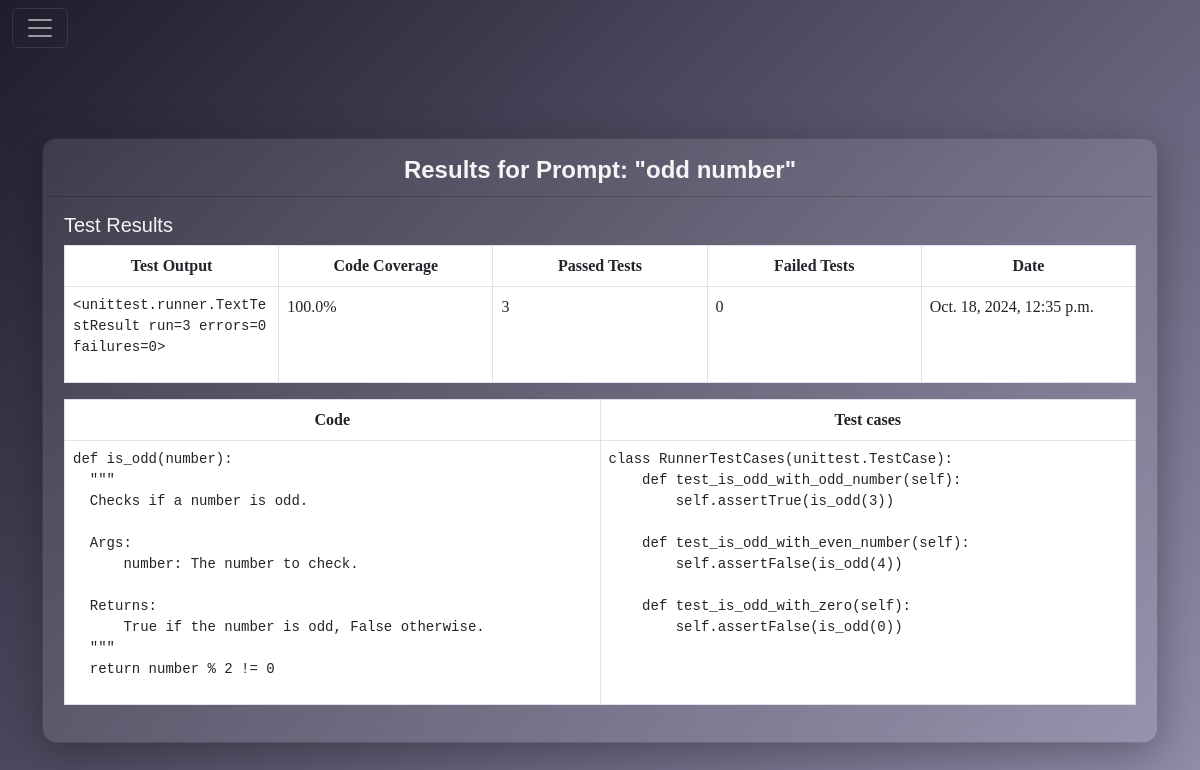
Screenshot of /results/77/ with the database file from the repository.
### testflow/models.py (models this page shows, shortened)
class Prompt(models.Model):
    user = models.ForeignKey(User, on_delete=models.CASCADE)
    prompt_text = models.TextField()
    created_at = models.DateTimeField(auto_now_add=True)

class TestResult(models.Model):
    prompt = models.ForeignKey(Prompt, on_delete=models.CASCADE)
    test_output = models.TextField()
    coverage = models.FloatField()
    passed_tests = models.IntegerField()
    failed_tests = models.IntegerField()
    created_at = models.DateTimeField(auto_now_add=True)
    code = models.TextField()
    test_cases = models.TextField()

### testflow/views.py (the view)
# urls.py: path("results/<int:prompt_id>/", views.prompt_results, name="prompt_results"),
def prompt_results(request, prompt_id):
    prompt = get_object_or_404(Prompt, id=prompt_id)
    results = TestResult.objects.filter(prompt=prompt).order_by("-created_at")
    return render(
        request, "prompt_results.html", {"prompt": prompt, "results": results}
    )

### templates/prompt_results.html (shortened to what this page needs)
{% extends 'base.html' %}
{% block content %}
<div class="card">
    <div class="card-header">
        Results for Prompt: "{{ prompt.prompt_text }}"
    </div>
    <div class="card-body">
        <h5 class="card-title">Test Results</h5>
        <table class="table table-bordered">
            <thead>
                <tr>
                    <th>Test Output</th>
                    <th>Code Coverage</th>
                    <th>Passed Tests</th>
                    <th>Failed Tests</th>
                    <th>Date</th>
                </tr>
            </thead>
            <tbody>
                {% for result in results %}
                <tr>
                    <td>
                        <pre>{{ result.test_output }}</pre>
                    </td>
                    <td>{{ result.coverage }}%</td>
                    <td>{{ result.passed_tests }}</td>
                    <td>{{ result.failed_tests }}</td>
                    <td>{{ result.created_at }}</td>
                </tr>
                {% empty %}
                <tr>
                    <td colspan="5">No results found.</td>
                </tr>
                {% endfor %}
            </tbody>
        </table>
        <table class="table table-bordered">
            <thead>
                <tr>
                    <th>
                        Code
                    </th>
                    <th>
                        Test cases
                    </th>
                </tr>
            </thead>
            <tbody>
                {% for result in results %}
                <tr>
                    <td>
                        <pre>{{ result.code }}</pre>
                    </td>
                    <td>
                        <pre>{{ result.test_cases }}</pre>
                    </td>
                </tr>
                {% empty %}
                <tr>
                    <td colspan="2">No code found.</td>
                </tr>
                {% endfor %}
            </tbody>
        </table>
    </div>
</div>
{% endblock %}

### testflow/static/stylesheet/color.css (style rules this page uses)
:root { --primary-color-one: #1f1c2c; --primary-color-two: #928dab; --secondary-color: #ffffff1a; --background-color: linear-gradient(135deg, #1f1c2c, #928dab); --text-color: #ffffff; --error-color: #fb8989; --success-color: #9cfb89; --warning-color: #fbeb89; --info-color: #89defb; --box-shadow: 0px 10px 40px rgba(0, 0, 0, 0.3); --border-primary-color: 1px solid #fff; --border-focus-color: 1px solid #ff00ff; --secondary-border: 1px solid #00b5a6; --input-primary-color: #ffffff33; --input-focus-color: #f5f5f5d3; --button-primary-color: #ff00ff; --button-secondary-color: #cc00cc; --disabled-button-color: #920092; --second-button-color: #02cebd; --second-button-hover-color: #00b5a6; }

### templates/base.html (style rules this page uses)
html, body { overflow-x: hidden; }
body { background: var(--background-color); font-family: 'Poppins', sans-serif; color: var(--text-color); display: flex; justify-content: center; align-items: center; height: 100vh; margin: 0; }

### templates/prompt_results.html (style rules this page uses)
.card { color: whitesmoke; background: rgba(255, 255, 255, 0.1); backdrop-filter: blur(10px); padding: 30px; border-radius: 15px; box-shadow: 0px 10px 40px rgba(0, 0, 0, 0.3); width: 100%; animation: fadeIn 1s ease-in-out; }
.card { margin: 20px auto; padding: 5px; }
.card-header { background: transparent; font-size: 1.5em; font-weight: bold; text-align: center; }
table { width: 100%; border-collapse: collapse; background-color: aliceblue; text-align: center; font-family: 'Times New Roman', Times, serif; table-layout: fixed; }
table tbody { background-color: aliceblue; text-align: left; font-family: 'Times New Roman', Times, serif; }
pre { white-space: pre-wrap; word-wrap: break-word; }

### rows the page displays
Prompt: prompt_text "odd number"
TestResult: test_output "<unittest.runner.TextTestResult run=3 errors=0 failures=0>…", coverage "100.0", passed_tests "3", failed_tests "0", created_at "Oct. 18, 2024, 12:35 p.m.", code "def is_odd(number): \"\"\" Checks if a number is odd. Args: number: The number to check. Returns: True if the number is odd, False otherwise. \"\"\" return number % 2 != 0", test_cases "class RunnerTestCases(unittest.TestCase): def test_is_odd_with_odd_number(self): self.assertTrue(is_odd(3)) def test_is_odd_with_even_number(self): self.assertFalse(is_odd(4)) def test_is_odd_with_zero(self): self.assertFalse(is_odd(0))"
